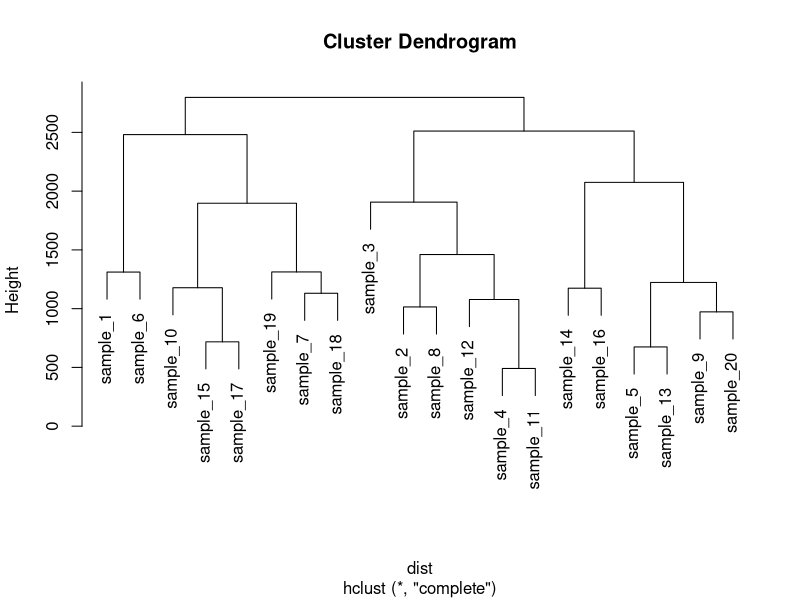
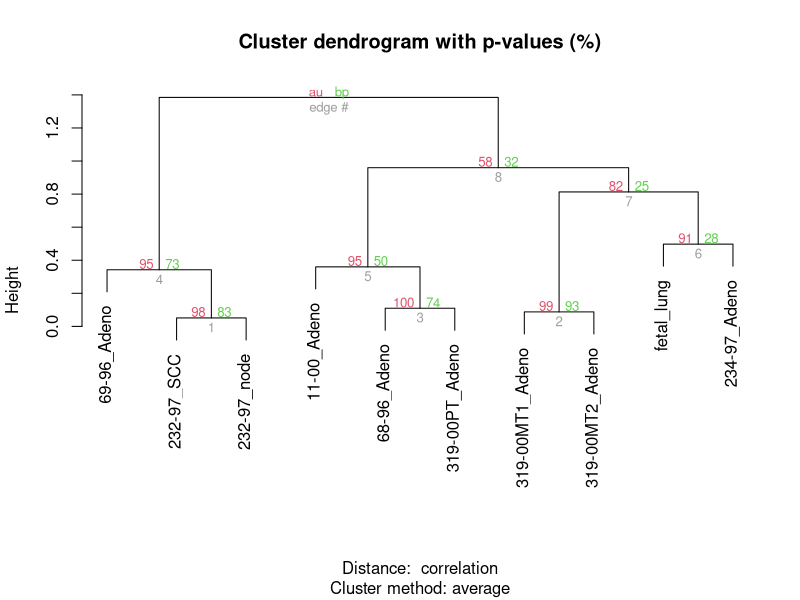

Write the R code that produced these figures, in order.
## ---- chunk 1
library(tidyverse)
## ---- chunk 2
coffee_reviews <- read_csv("data/cleaned_coffee.csv")

## ---- chunk 3

# Dataset 
data <- matrix( sample(seq(1,2000),200), ncol = 10 )
rownames(data) <- paste0("sample_" , seq(1,20))
colnames(data) <- paste0("variable",seq(1,10))

# Euclidean distance
dist <- dist(data[ , c(4:8)] , diag=TRUE)

# Hierarchical Clustering with hclust
hc <- hclust(dist)

# Plot the result
plot(hc)

## ---- chunk 4
library(pvclust)
data(lung) # 916 genes for 73 subjects

#set.seed(1234)
result <- pvclust(lung[1:10, 1:10], method.dist="cor", 
                  method.hclust="average", nboot=20)

plot(result)
